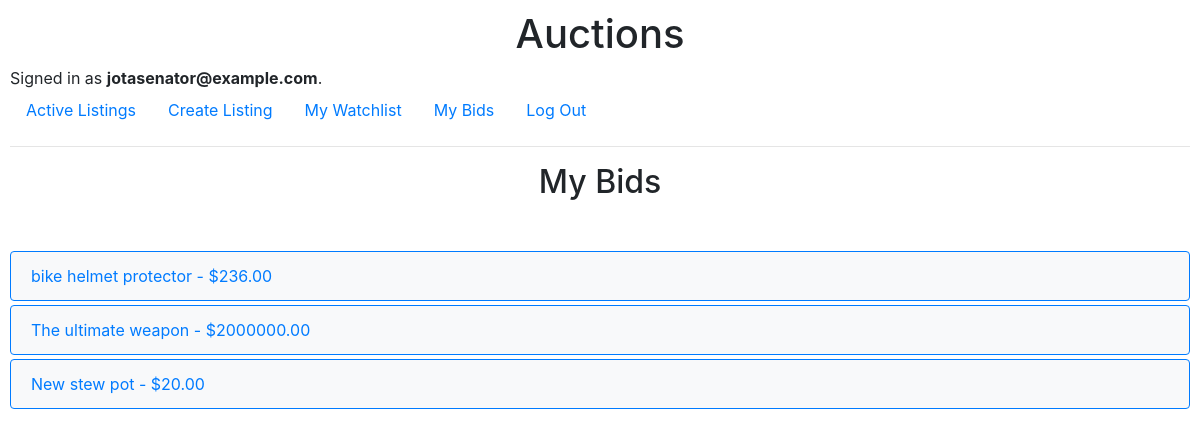
The app's page /bids (signed in) with its own data.
### auctions/models.py (models this page shows)
class User(AbstractUser):
    pass

class Bid(models.Model):
    bid_amount = models.DecimalField(max_digits=10, decimal_places=2, default=0)
    bidder = models.ForeignKey(
        User, on_delete=models.CASCADE, related_name="bids", blank=True, null=True
    )
    listing = models.ForeignKey(
        Listing,
        on_delete=models.CASCADE,
        related_name="bids",
        blank=True,
        null=True,
    )

class Listing(models.Model):
    title = models.CharField(max_length=64, default="")
    description = models.TextField(blank=True, default="")
    starting_bid = models.DecimalField(
        max_digits=10, decimal_places=2, default=0, verbose_name="Starting bid: ($US)"
    )
    image_url = models.URLField(default="")
    category = models.CharField(max_length=64, default="")
    active = models.BooleanField(default=True)
    creator = models.ForeignKey(
        User,
        on_delete=models.CASCADE,
        blank=True,
        null=True,
        related_name="listings",
    )
    deadline = models.DateTimeField(default=get_default_deadline)

### auctions/views.py (the view)
# urls.py: path("bids", views.bids, name="bids"),
@login_required
def bids(request):
    bids = Bid.objects.filter(
        bidder=request.user,
        id=Subquery(
            Bid.objects.filter(bidder=request.user, listing=OuterRef("listing"))
            .order_by("-id")
            .values("id")[:1]
        ),
    )
    winners = {}
    for bid in bids:
        listing = bid.listing
        winner, _ = get_winner(listing)
        if winner:
            winners[listing.id] = winner
    return render(request, "auctions/bids.html", {"bids": bids, "winners": winners})

### auctions/templatetags/custom_filters.py (called while the page is built)
@register.filter
def get_item(dictionary, key):
    return dictionary.get(key)

### auctions/views.py (called while the page is built)
def get_winner(listing):
    winner = None
    winner_bid_amount = None
    if timezone.now() > listing.deadline:
        all_bids = Bid.objects.filter(listing=listing)
        if all_bids:
            winning_bid = all_bids.order_by("-bid_amount").first()
            winner = winning_bid.bidder
            winner_bid_amount = winning_bid.bid_amount
    return winner, winner_bid_amount

### auctions/templates/auctions/bids.html (shortened to what this page needs)
{% extends "auctions/layout.html" %}
{% load custom_filters %}
{% block body %}
  <h2>My Bids</h2>
  <ul class="list-group">
    {% for bid in bids %}
    <a href="{% url 'listing' bid.listing.id %}">
      <li class="list-group-item d-flex justify-content-between align-items-center mb-1">
        {{ bid.listing.title }} - ${{ bid.bid_amount }}
        </li>
    </a>
    {% empty %}
      <li class="list-group-item">No bids yet.</li>
    {% endfor %}
  </ul>
{% endblock %}

### auctions/templates/auctions/layout.html (shortened to what this page needs)
{% load static %}
<!DOCTYPE html>
<html lang="en">
  <head>
    <link
      rel="stylesheet"
      href="https://stackpath.bootstrapcdn.com/bootstrap/4.4.1/css/bootstrap.min.css"
    />
    <link href="{% static 'auctions/styles.css' %}" rel="stylesheet" />
  </head>
  <body>
    <h1>Auctions</h1>
    <div>
      {% if user.is_authenticated %}
      Signed in as
      <strong>{{ user.username }}</strong>.
      {% else %} Not signed in.
      {% endif %}
    </div>
    <ul class="nav">
      <li class="nav-item">
        <a class="nav-link" href="{% url 'index' %}">Active Listings</a>
      </li>
      {% if user.is_authenticated %}
      <li class="nav-item">
        <a class="nav-link" href="{% url 'create' %}">Create Listing</a>
      </li>
      <li class="nav-item">
        <a class="nav-link" href="{% url 'watchlist' %}">My Watchlist</a>
      </li>
      <li class="nav-item">
        <a class="nav-link" href="{% url 'bids' %}">My Bids</a>
      </li>
      {% endif %}
      {% if user.is_authenticated %}
      <li class="nav-item">
        <a class="nav-link" href="{% url 'logout' %}">Log Out</a>
      </li>
      {% endif %}
    </ul>
    <hr />
    {% block body %} {% endblock %}
  </body>
</html>

### auctions/static/auctions/styles.css (style rules this page uses)
:root { --blue-main-color: #007bff; }
body { padding: 10px; }
h1, h2 { text-align: center; }
h2 { margin-bottom: 50px; }
ul.list-group a { text-decoration: none; }
.list-group-item { background-color: #f8f9fa; border-color: var(--blue-main-color); }

### records on screen
User: username "jotasenator@example.com"
Bid: listing "bike helmet protector", bid_amount "236.00"
Bid: listing "The ultimate weapon", bid_amount "2000000.00"
Bid: listing "New stew pot", bid_amount "20.00"
